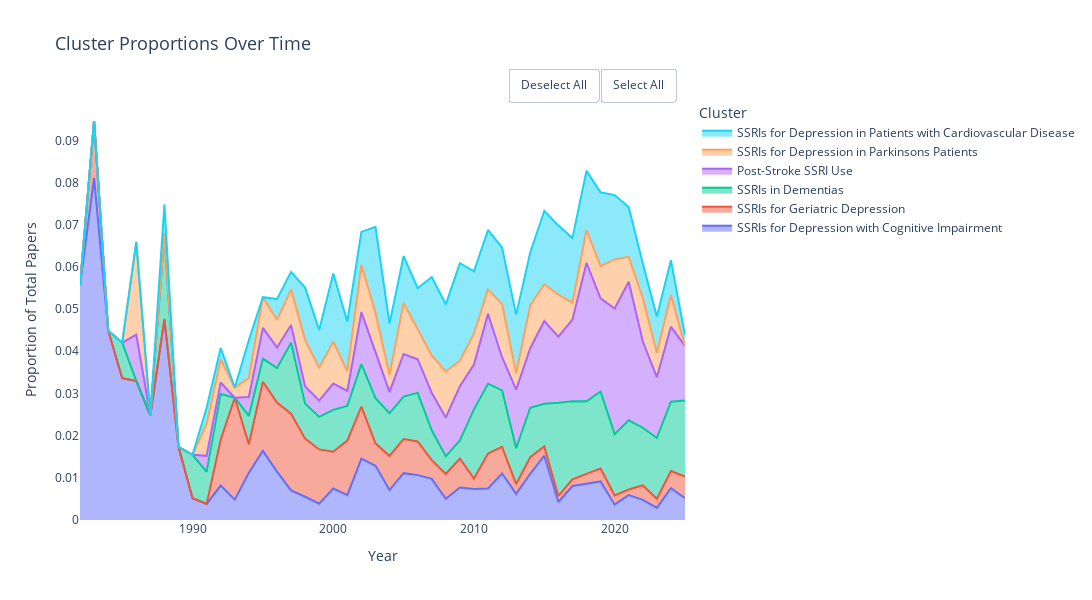

Source (notebook cell):
### Markdown cell above
# Plot Geriatrics

### Code cell
fig_geriatrics

### Figure 1 — Plotly figure (JSON) as saved in the notebook; plotly's stock layout.template omitted (floating-point values rounded to 4 significant figures)
{"data": [{"fillpattern": {"shape": ""}, "hovertemplate": "<b>%{fullData.name}</b><br>Year: %{x}<br>Proportion: %{y:.2%}<extra></extra>", "legendgroup": "SSRIs for Depression with Cognitive Impairment", "line": {"color": "#636EFA"}, "marker": {"symbol": "circle"}, "mode": "lines", "name": "SSRIs for Depression with Cognitive Impairment", "orientation": "v", "showlegend": true, "stackgroup": "1", "type": "scatter", "x": [1982, 1983, 1984, 1985, 1986, 1987, 1988, 1989, 1990, 1991, 1992, 1993, 1994, 1995, 1996, 1997, 1998, 1999, 2000, 2001, 2002, 2003, 2004, 2005, 2006, 2007, 2008, 2009, 2010, 2011, 2012, 2013, 2014, 2015, 2016, 2017, 2018, 2019, 2020, 2021, 2022, 2023, 2024, 2025], "xaxis": "x", "y": [0.05556, 0.08108, 0.04494, 0.03361, 0.03297, 0.02479, 0.04762, 0.01734, 0.005155, 0.003802, 0.008152, 0.004831, 0.01121, 0.01639, 0.01146, 0.007003, 0.00551, 0.003861, 0.007463, 0.005882, 0.01456, 0.01283, 0.007085, 0.0111, 0.01064, 0.009752, 0.005029, 0.007719, 0.007371, 0.007457, 0.01102, 0.006182, 0.01096, 0.01524, 0.004274, 0.008052, 0.008594, 0.009139, 0.003634, 0.005909, 0.004785, 0.002882, 0.007524, 0.005155], "yaxis": "y"}, {"fillpattern": {"shape": ""}, "hovertemplate": "<b>%{fullData.name}</b><br>Year: %{x}<br>Proportion: %{y:.2%}<extra></extra>", "legendgroup": "SSRIs for Geriatric Depression", "line": {"color": "#EF553B"}, "marker": {"symbol": "circle"}, "mode": "lines", "name": "SSRIs for Geriatric Depression", "orientation": "v", "showlegend": true, "stackgroup": "1", "type": "scatter", "x": [1982, 1983, 1984, 1985, 1986, 1987, 1988, 1989, 1990, 1991, 1992, 1993, 1994, 1995, 1996, 1997, 1998, 1999, 2000, 2001, 2002, 2003, 2004, 2005, 2006, 2007, 2008, 2009, 2010, 2011, 2012, 2013, 2014, 2015, 2016, 2017, 2018, 2019, 2020, 2021, 2022, 2023, 2024, 2025], "xaxis": "x", "y": [0.0, 0.01351, 0.0, 0.0, 0.0, 0.0, 0.0, 0.0, 0.0, 0.0, 0.01087, 0.02415, 0.006726, 0.01639, 0.01637, 0.01821, 0.01377, 0.01287, 0.008706, 0.01294, 0.01232, 0.005348, 0.008097, 0.008073, 0.007979, 0.004433, 0.005868, 0.006861, 0.002457, 0.008285, 0.006299, 0.002318, 0.003915, 0.002177, 0.001425, 0.00161, 0.002344, 0.003046, 0.00218, 0.001313, 0.003418, 0.002161, 0.004104, 0.005155], "yaxis": "y"}, {"fillpattern": {"shape": ""}, "hovertemplate": "<b>%{fullData.name}</b><br>Year: %{x}<br>Proportion: %{y:.2%}<extra></extra>", "legendgroup": "SSRIs in Dementias", "line": {"color": "#00CC96"}, "marker": {"symbol": "circle"}, "mode": "lines", "name": "SSRIs in Dementias", "orientation": "v", "showlegend": true, "stackgroup": "1", "type": "scatter", "x": [1982, 1983, 1984, 1985, 1986, 1987, 1988, 1989, 1990, 1991, 1992, 1993, 1994, 1995, 1996, 1997, 1998, 1999, 2000, 2001, 2002, 2003, 2004, 2005, 2006, 2007, 2008, 2009, 2010, 2011, 2012, 2013, 2014, 2015, 2016, 2017, 2018, 2019, 2020, 2021, 2022, 2023, 2024, 2025], "xaxis": "x", "y": [0.0, 0.0, 0.0, 0.008403, 0.0, 0.0, 0.02041, 0.0, 0.01031, 0.007605, 0.01087, 0.0, 0.006726, 0.005464, 0.008183, 0.01681, 0.008264, 0.007722, 0.00995, 0.008235, 0.01008, 0.0107, 0.01012, 0.01009, 0.01152, 0.007092, 0.004191, 0.004288, 0.01638, 0.01657, 0.01339, 0.008501, 0.01175, 0.01016, 0.02208, 0.01852, 0.01719, 0.01828, 0.01453, 0.01641, 0.01367, 0.01441, 0.01642, 0.01804], "yaxis": "y"}, {"fillpattern": {"shape": ""}, "hovertemplate": "<b>%{fullData.name}</b><br>Year: %{x}<br>Proportion: %{y:.2%}<extra></extra>", "legendgroup": "Post-Stroke SSRI Use", "line": {"color": "#AB63FA"}, "marker": {"symbol": "circle"}, "mode": "lines", "name": "Post-Stroke SSRI Use", "orientation": "v", "showlegend": true, "stackgroup": "1", "type": "scatter", "x": [1982, 1983, 1984, 1985, 1986, 1987, 1988, 1989, 1990, 1991, 1992, 1993, 1994, 1995, 1996, 1997, 1998, 1999, 2000, 2001, 2002, 2003, 2004, 2005, 2006, 2007, 2008, 2009, 2010, 2011, 2012, 2013, 2014, 2015, 2016, 2017, 2018, 2019, 2020, 2021, 2022, 2023, 2024, 2025], "xaxis": "x", "y": [0.0, 0.0, 0.0, 0.0, 0.01099, 0.0, 0.0, 0.0, 0.0, 0.003802, 0.002717, 0.0, 0.004484, 0.007286, 0.00491, 0.004202, 0.004132, 0.003861, 0.006219, 0.003529, 0.01232, 0.0107, 0.005061, 0.01009, 0.007979, 0.008865, 0.00922, 0.01286, 0.01065, 0.01657, 0.007874, 0.01391, 0.0141, 0.01959, 0.01567, 0.01932, 0.03281, 0.02209, 0.0298, 0.03283, 0.02051, 0.01441, 0.01778, 0.01289], "yaxis": "y"}, {"fillpattern": {"shape": ""}, "hovertemplate": "<b>%{fullData.name}</b><br>Year: %{x}<br>Proportion: %{y:.2%}<extra></extra>", "legendgroup": "SSRIs for Depression in Parkinsons Patients", "line": {"color": "#FFA15A"}, "marker": {"symbol": "circle"}, "mode": "lines", "name": "SSRIs for Depression in Parkinsons Patients", "orientation": "v", "showlegend": true, "stackgroup": "1", "type": "scatter", "x": [1982, 1983, 1984, 1985, 1986, 1987, 1988, 1989, 1990, 1991, 1992, 1993, 1994, 1995, 1996, 1997, 1998, 1999, 2000, 2001, 2002, 2003, 2004, 2005, 2006, 2007, 2008, 2009, 2010, 2011, 2012, 2013, 2014, 2015, 2016, 2017, 2018, 2019, 2020, 2021, 2022, 2023, 2024, 2025], "xaxis": "x", "y": [0.0, 0.0, 0.0, 0.0, 0.02198, 0.0, 0.0, 0.0, 0.0, 0.007605, 0.005435, 0.002415, 0.004484, 0.007286, 0.006547, 0.008403, 0.01102, 0.007722, 0.00995, 0.004706, 0.0112, 0.009626, 0.004049, 0.01211, 0.007092, 0.008865, 0.0109, 0.006003, 0.007371, 0.0058, 0.0126, 0.003864, 0.01018, 0.008708, 0.009972, 0.004026, 0.007812, 0.007616, 0.01163, 0.005909, 0.01025, 0.005764, 0.007524, 0.0], "yaxis": "y"}, {"fillpattern": {"shape": ""}, "hovertemplate": "<b>%{fullData.name}</b><br>Year: %{x}<br>Proportion: %{y:.2%}<extra></extra>", "legendgroup": "SSRIs for Depression in Patients with Cardiovascular Disease", "line": {"color": "#19D3F3"}, "marker": {"symbol": "circle"}, "mode": "lines", "name": "SSRIs for Depression in Patients with Cardiovascular Disease", "orientation": "v", "showlegend": true, "stackgroup": "1", "type": "scatter", "x": [1982, 1983, 1984, 1985, 1986, 1987, 1988, 1989, 1990, 1991, 1992, 1993, 1994, 1995, 1996, 1997, 1998, 1999, 2000, 2001, 2002, 2003, 2004, 2005, 2006, 2007, 2008, 2009, 2010, 2011, 2012, 2013, 2014, 2015, 2016, 2017, 2018, 2019, 2020, 2021, 2022, 2023, 2024, 2025], "xaxis": "x", "y": [0.0, 0.0, 0.0, 0.0, 0.0, 0.0, 0.006803, 0.0, 0.0, 0.003802, 0.002717, 0.0, 0.008969, 0.0, 0.00491, 0.004202, 0.0124, 0.009009, 0.01617, 0.01176, 0.007839, 0.02032, 0.01215, 0.0111, 0.009752, 0.01862, 0.01593, 0.02316, 0.01474, 0.01408, 0.01339, 0.01391, 0.01253, 0.01742, 0.01638, 0.0153, 0.01406, 0.01752, 0.01526, 0.01182, 0.008202, 0.008646, 0.008208, 0.002577], "yaxis": "y"}], "layout": {"height": 600, "hovermode": "closest", "legend": {"font": {"size": 12}, "orientation": "v", "title": {"font": {"size": 14}, "text": "Cluster"}, "tracegroupgap": 0, "traceorder": "reversed", "x": 1.02, "xanchor": "left", "y": 1, "yanchor": "top"}, "margin": {"r": 150}, "plot_bgcolor": "white", "title": {"font": {"size": 18}, "text": "Cluster Proportions Over Time"}, "updatemenus": [{"buttons": [{"args": [{"visible": "legendonly"}], "label": "Deselect All", "method": "restyle"}, {"args": [{"visible": true}], "label": "Select All", "method": "restyle"}], "direction": "left", "pad": {"r": 10, "t": 10}, "showactive": false, "type": "buttons", "x": 1, "xanchor": "right", "y": 1.1, "yanchor": "top"}], "width": 1200, "xaxis": {"anchor": "y", "domain": [0, 1], "title": {"font": {"size": 14}, "text": "Year"}}, "yaxis": {"anchor": "x", "domain": [0, 1], "tickformat": ".1*100", "title": {"font": {"size": 14}, "text": "Proportion of Total Papers"}}}}
